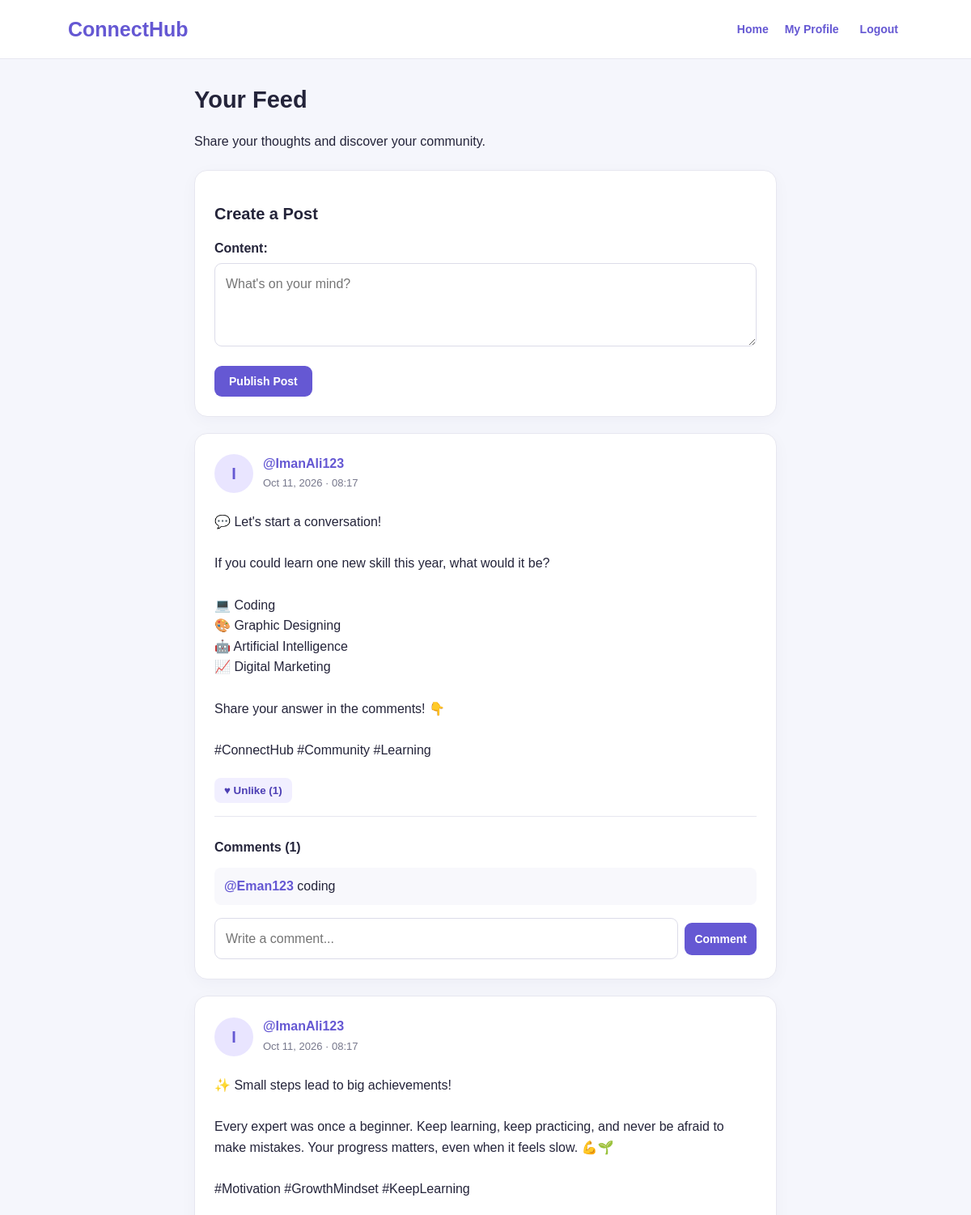
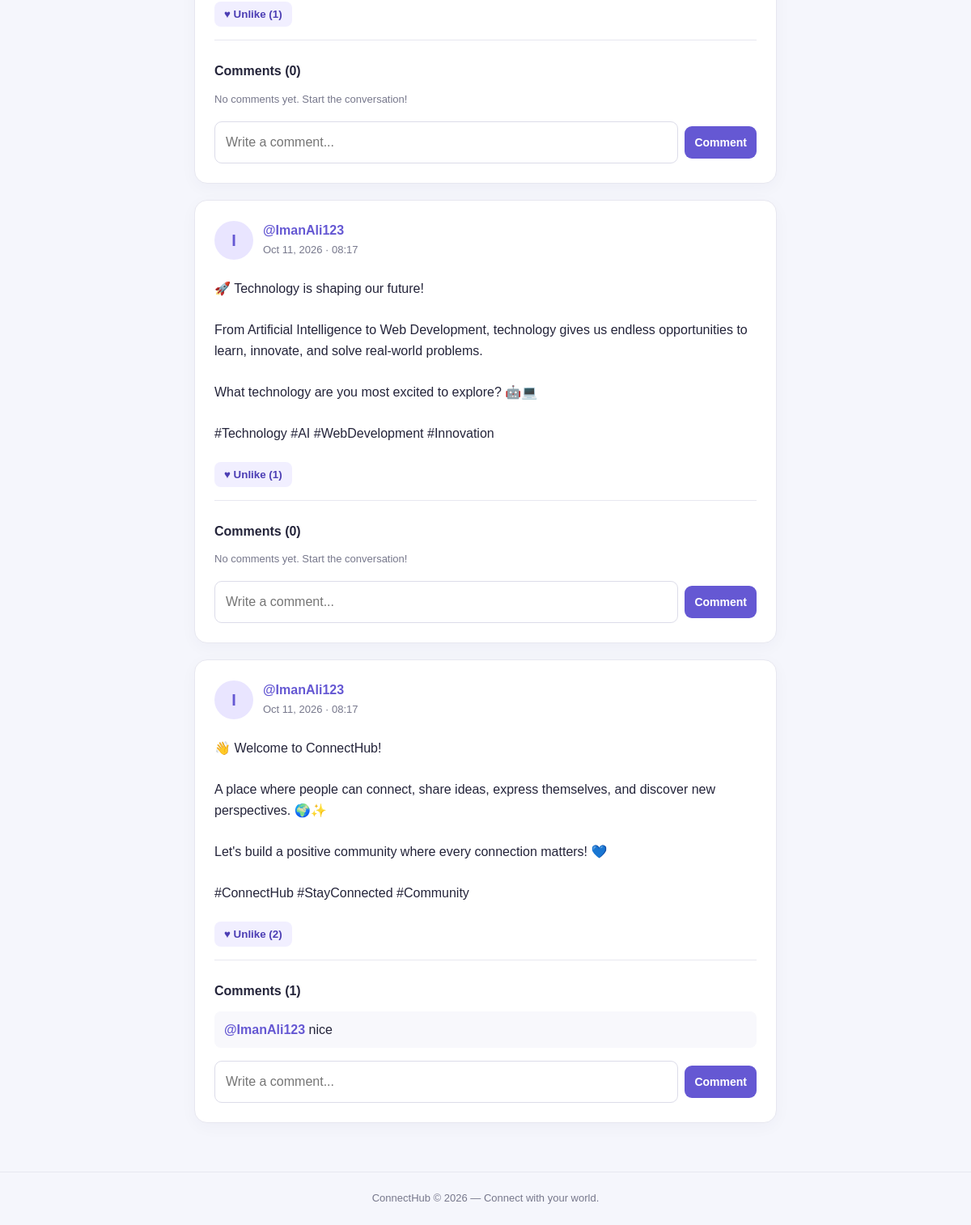
Screenshot of / (signed in) with the database file from the repository (2 pictures, top to bottom).
### social/models.py (models this page shows, shortened)
class Post(models.Model):
    author = models.ForeignKey(
        User, on_delete=models.CASCADE, related_name="posts"
    )
    content = models.TextField(max_length=2000)
    created_at = models.DateTimeField(auto_now_add=True)
    class Meta:
        ordering = ["-created_at"]

class Comment(models.Model):
    post = models.ForeignKey(
        Post, on_delete=models.CASCADE, related_name="comments"
    )
    author = models.ForeignKey(
        User, on_delete=models.CASCADE, related_name="comments"
    )
    content = models.TextField(max_length=500)
    created_at = models.DateTimeField(auto_now_add=True)
    class Meta:
        ordering = ["created_at"]

### social/views.py (the view)
# urls.py: path("", views.feed, name="feed"),
@login_required
def feed(request):
    form = PostForm(request.POST or None)
    if request.method == "POST" and form.is_valid():
        post = form.save(commit=False)
        post.author = request.user
        post.save()
        messages.success(request, "Your post has been published!")
        return redirect("feed")
    posts = (
        Post.objects
        .select_related("author")
        .prefetch_related("comments__author", "likes")
        .annotate(
            is_liked=Exists(
                Like.objects.filter(
                    post=OuterRef("pk"),
                    user=request.user,
                )
            )
        )
    )
    following_ids = Follow.objects.filter(
        follower=request.user
    ).values_list("following_id", flat=True)
    return render(
        request,
        "social/feed.html",
        {
            "posts": posts,
            "form": form,
            "following_ids": following_ids,
        },
    )

### social/forms.py
class PostForm(forms.ModelForm):
    class Meta:
        model = Post
        fields = ["content"]
        widgets = {
            "content": forms.Textarea(attrs={
                "placeholder": "What's on your mind?",
                "rows": 3,
            })
        }

### social/templates/social/feed.html (shortened to what this page needs)
{% extends 'social/base.html' %}
{% block content %}
<div class="page-heading">
    <h1>Your Feed</h1>
    <p>Share your thoughts and discover your community.</p>
</div>
<section class="card composer">
    <h2>Create a Post</h2>
    <form method="post">
        {{ form.as_p }}
        <button class="btn" type="submit">Publish Post</button>
    </form>
</section>
<section class="feed-list">
    {% for post in posts %}
    <article class="card post-card">
        <div class="post-header">
            <div class="avatar">{{ post.author.username|first|upper }}</div>
            <div>
                <a class="username" href="{% url 'profile' post.author.username %}">
                    @{{ post.author.username }}
                </a>
                <p class="muted">{{ post.created_at|date:"M d, Y · H:i" }}</p>
            </div>
        </div>
        <p class="post-content">{{ post.content }}</p>
        <div class="post-actions">
            <form method="post" action="{% url 'like' post.id %}">
                <button class="action-btn" type="submit">
                    {% if post.is_liked %}♥ Unlike{% else %}♡ Like{% endif %}
                    ({{ post.likes.count }})
                </button>
            </form>
        </div>
        <div class="comments">
            <h3>Comments ({{ post.comments.count }})</h3>
            {% for comment in post.comments.all %}
            <p class="comment">
                <a href="{% url 'profile' comment.author.username %}">
                    <strong>@{{ comment.author.username }}</strong>
                </a>
                {{ comment.content }}
            </p>
            {% empty %}
            <p class="muted">No comments yet. Start the conversation!</p>
            {% endfor %}
            <form class="comment-form" method="post"
                  action="{% url 'comment' post.id %}">
                <input type="text" name="content"
                       placeholder="Write a comment..."
                       maxlength="500" required>
                <button class="btn" type="submit">Comment</button>
            </form>
        </div>
    </article>
    {% empty %}
    <div class="card empty-state">
        <h2>No posts yet</h2>
        <p>Be the first to share something with the community.</p>
    </div>
    {% endfor %}
</section>
{% endblock %}

### social/static/social/style.css (style rules this page uses)
:root { --primary: #6558d3; --primary-dark: #4c3eb4; --background: #f5f6fc; --surface: #ffffff; --text: #24243a; --muted: #77788c; --border: #e7e7f0; --danger: #d94355; }
* { box-sizing: border-box; }
body { margin: 0; font-family: Arial, Helvetica, sans-serif; background: var(--background); color: var(--text); line-height: 1.6; }
a { color: var(--primary); text-decoration: none; }
.page-heading { margin-bottom: 22px; }
h1, h2, h3 { line-height: 1.3; }
h1 { font-size: 29px; }
h2 { font-size: 20px; }
h3 { font-size: 16px; }
.card, .auth-card { background: var(--surface); border: 1px solid var(--border); border-radius: 16px; padding: 24px; margin-bottom: 20px; box-shadow: 0 5px 20px rgba(30, 30, 80, 0.035); }
form p { margin: 16px 0; }
label { display: block; font-weight: 600; margin-bottom: 6px; }
input, textarea, select { width: 100%; padding: 12px 13px; border: 1px solid #dcdce9; border-radius: 9px; font: inherit; background: white; color: var(--text); }
textarea { resize: vertical; min-height: 90px; }
.btn { border: 0; border-radius: 9px; background: var(--primary); color: white; padding: 11px 18px; font-weight: 700; font-size: 14px; cursor: pointer; transition: background .2s, transform .2s; }
.post-header { display: flex; align-items: center; gap: 12px; }
.avatar, .profile-avatar { width: 48px; height: 48px; border-radius: 50%; display: grid; place-items: center; flex-shrink: 0; background: #e9e5ff; color: var(--primary); font-size: 20px; font-weight: 800; }
.username { font-weight: 700; }
.muted { color: var(--muted); font-size: 13px; margin: 2px 0; }
.post-content { white-space: pre-wrap; overflow-wrap: anywhere; margin: 22px 0; }
.post-actions { display: flex; gap: 12px; align-items: center; flex-wrap: wrap; padding-bottom: 16px; border-bottom: 1px solid var(--border); }
.post-actions form { margin: 0; }
.action-btn { background: #f1efff; border: 0; border-radius: 8px; padding: 8px 12px; color: var(--primary-dark); font-weight: 700; cursor: pointer; }
.comments { padding-top: 12px; }
.comments h3 { margin-bottom: 14px; }
.comment { margin: 8px 0; padding: 10px 12px; background: #f8f8fc; border-radius: 8px; overflow-wrap: anywhere; }
.comment-form { display: flex; gap: 8px; align-items: center; margin-top: 16px; }
.comment-form input { min-width: 0; }
.comment-form .btn { flex-shrink: 0; padding: 12px; }

### rows the page displays
Post: author.username|first "I", author.username "ImanAli123", created_at "Oct 11, 2026 · 08:17", content "💬 Let's start a conversation! If you could learn one new skill this year, what would it be? 💻 Coding 🎨 Graphic Designing 🤖 Artificial Intelligence 📈 Digital Marketing Share your answer in the comments! 👇 #ConnectHub #Community #Learning", shows "♥ Unlike", likes.count "1", comments.count "1"
Comment: author.username "Eman123", content "coding"
Post: author.username|first "I", author.username "ImanAli123", created_at "Oct 11, 2026 · 08:17", content "✨ Small steps lead to big achievements! Every expert was once a beginner. Keep learning, keep practicing, and never be afraid to make mistakes. Your progress matters, even when it feels slow. 💪🌱 #Motivation #GrowthMindset #KeepLearning", shows "♥ Unlike", likes.count "1", comments.count "0"
Post: author.username|first "I", author.username "ImanAli123", created_at "Oct 11, 2026 · 08:17", content "🚀 Technology is shaping our future! From Artificial Intelligence to Web Development, technology gives us endless opportunities to learn, innovate, and solve real-world problems. What technology are you most excited to explore? 🤖💻 #Technology #AI #WebDevelopment #Innovation", shows "♥ Unlike", likes.count "1", comments.count "0"
Post: author.username|first "I", author.username "ImanAli123", created_at "Oct 11, 2026 · 08:17", content "👋 Welcome to ConnectHub! A place where people can connect, share ideas, express themselves, and discover new perspectives. 🌍✨ Let's build a positive community where every connection matters! 💙 #ConnectHub #StayConnected #Community", shows "♥ Unlike", likes.count "2", comments.count "1"
Comment: author.username "ImanAli123", content "nice"
